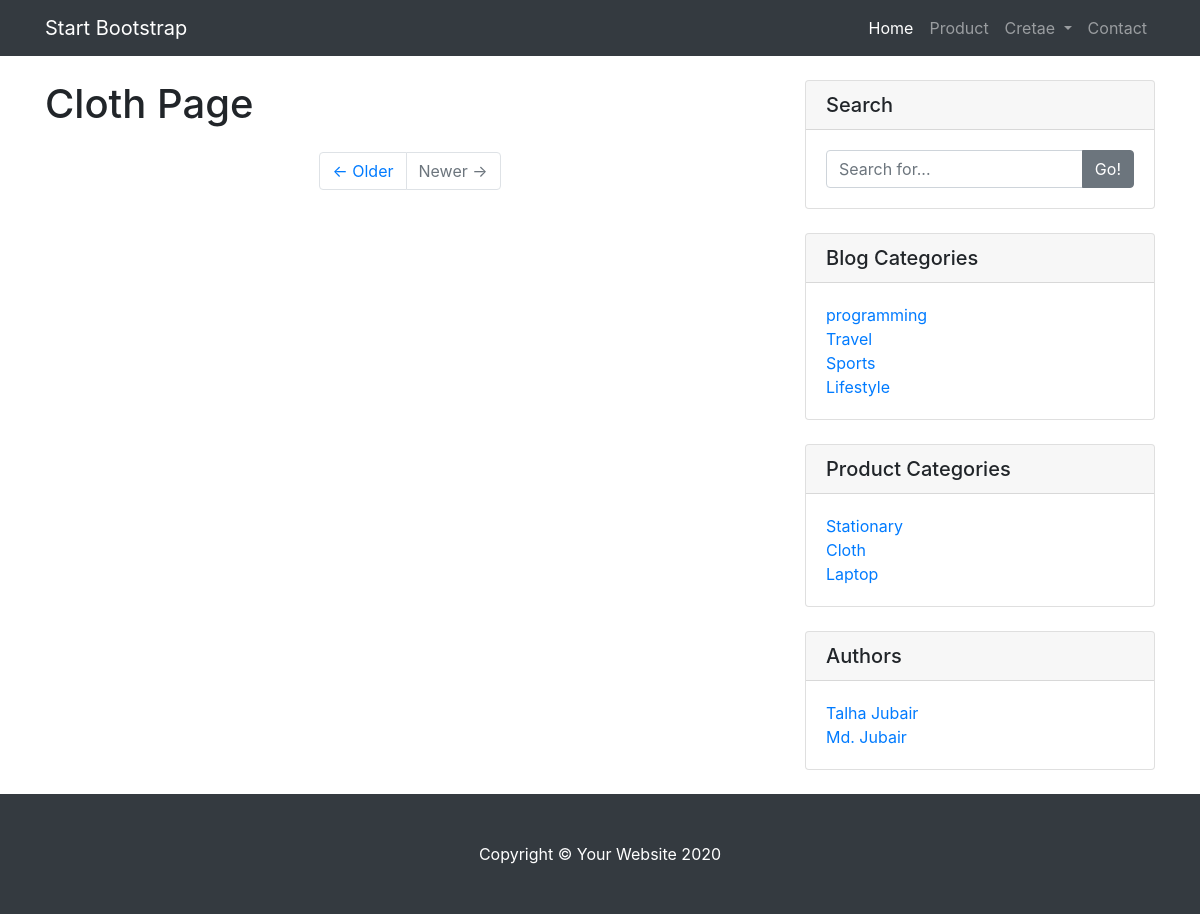
Page /product/category/Cloth on the committed database.
### product/models.py (models this page shows, shortened)
class Category(models.Model):
    name = models.CharField(max_length=50)

### blog/models.py (models this page shows, shortened)
class Category(models.Model):
    name = models.CharField(max_length=50)

class Profile(models.Model):
    full_name = models.CharField(max_length=50)
    user = models.OneToOneField(User, on_delete=models.CASCADE)

### product/views.py (the view)
# urls.py: path('category/<ctg_name>', views.category_post, name="category-post"),
def category_post(request, ctg_name):
    ctg_obj = Category.objects.get(name=ctg_name)
    pro_list = Product.objects.filter(category=ctg_obj)
    context = {'pro_list': pro_list, 'ctg_name': ctg_name}
    return render(request, 'product/product_ctg.html', context)

### bs4_blog/custom_context.py (called while the page is built)
def my_context(request):
    categories = Category.objects.all()
    profile = Profile.objects.all()
    p_ctg = product_category.objects.all()
    return {'categories': categories, 'profile': profile, 'p_ctg': p_ctg}

### templates/product/product_ctg.html (shortened to what this page needs)
{% extends 'base.html' %}
  {% block content %}
      <div class="col-md-8">
        <h1 class="my-4">{{ ctg_name }} Page</h1>
        <ul class="pagination justify-content-center mb-4">
          <li class="page-item">
            <a class="page-link" href="#">&larr; Older</a>
          </li>
          <li class="page-item disabled">
            <a class="page-link" href="#">Newer &rarr;</a>
          </li>
        </ul>
      </div>
  {% endblock  %}

### templates/base.html (shortened to what this page needs)
{% load static %}
<!DOCTYPE html>
<html lang="en">
  <head>
    <link
      href="{% static 'bootstrap/css/bootstrap.min.css' %}"
      rel="stylesheet"
    />
    <link href="{% static 'css/blog-home.css' %}" rel="stylesheet" />
  </head>
  <body>
    <nav class="navbar navbar-expand-lg navbar-dark bg-dark fixed-top">
      <div class="container">
        <a class="navbar-brand" href="/">Start Bootstrap</a>
        <div class="collapse navbar-collapse" id="navbarResponsive">
          <ul class="navbar-nav ml-auto">
            <li class="nav-item active">
              <a class="nav-link" href="/">Home</a>
            </li>
            <li class="nav-item">
              <a class="nav-link" href="{% url 'product-list' %}">Product</a>
            </li>
            <li class="nav-item dropdown">
              <a
                class="nav-link dropdown-toggle"
                href="#"
                id="navbarDropdown"
                role="button"
                data-toggle="dropdown"
                aria-haspopup="true"
                aria-expanded="false"
              >
                Cretae
              </a>
            </li>
            <li class="nav-item">
              <a class="nav-link" href="#">Contact</a>
            </li>
          </ul>
        </div>
      </div>
    </nav>
    <div class="container">
      <div class="row">
        {% block content %} {% endblock %}
        <div class="col-md-4">
          <div class="card my-4">
            <h5 class="card-header">Search</h5>
            <div class="card-body">
              <form action="/blog/search" method="POST">
                <div class="input-group">
                  <input
                    type="text"
                    class="form-control"
                    name="search_keyword"
                    id="s"
                    type="submit"
                    placeholder="Search for..."
                  />
                  <span class="input-group-append">
                    <button
                      class="btn btn-secondary"
                      id="s"
                      type="submit"
                      type="button"
                    >
                      Go!
                    </button>
                  </span>
                </div>
              </form>
            </div>
          </div>
          <div class="card my-4">
            <h5 class="card-header">Blog Categories</h5>
            <div class="card-body">
              <div class="row">
                <div class="col-lg-6">
                  <ul class="list-unstyled mb-0">
                    {% for ctg in categories %}
                    <li>
                      <a href="{% url 'category-post' ctg.name %}"
                        >{{ ctg.name }}</a
                      >
                    </li>
                    {% endfor %}
                  </ul>
                </div>
              </div>
            </div>
          </div>
          <div class="card my-4">
            <h5 class="card-header">Product Categories</h5>
            <div class="card-body">
              <div class="row">
                <div class="col-lg-6">
                  <ul class="list-unstyled mb-0">
                    {% for product_ctg in p_ctg %}
                    <li>
                      <a href="{% url 'p-category-post' product_ctg.name %}"
                        >{{ product_ctg.name }}</a
                      >
                    </li>
                    {% endfor %}
                  </ul>
                </div>
              </div>
            </div>
          </div>
          <div class="card my-4">
            <h5 class="card-header">Authors</h5>
            <div class="card-body">
              <div class="row">
                <div class="col-lg-6">
                  <ul class="list-unstyled mb-0">
                    {% for profiles in profile %}
                    <li>
                      <a href="#">{{ profiles.full_name }}</a>
                    </li>
                    {% endfor %}
                  </ul>
                </div>
              </div>
            </div>
          </div>
        </div>
      </div>
    </div>
    <footer class="py-5 bg-dark">
      <div class="container">
        <p class="m-0 text-center text-white">
          Copyright &copy; Your Website 2020
        </p>
      </div>
    </footer>
  </body>
</html>

### static/css/blog-home.css (style rules this page uses)
body { padding-top: 56px; }

### rows in the picture
Category: name "Cloth"
Category: name "programming"
Category: name "Travel"
Category: name "Sports"
Category: name "Lifestyle"
Category: name "Stationary"
Category: name "Laptop"
Profile: full_name "Talha Jubair"
Profile: full_name "Md. Jubair"
